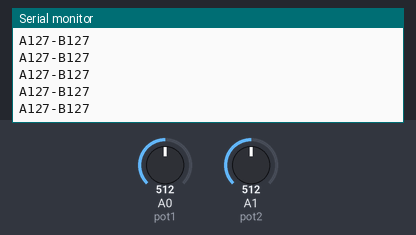
This sketch was run on a simulated Arduino Uno, built with avr-gcc and run on an emulated ATmega328P. Parts: the last lines printed to the serial monitor. Inputs (shaded band) come from the test bench; at power-on: A1 (pot2) = 512, A0 (pot1) = 512.

Above: at 2.7 s.
2.8 s: A1 (pot2) set to 415
At 3.9 s:
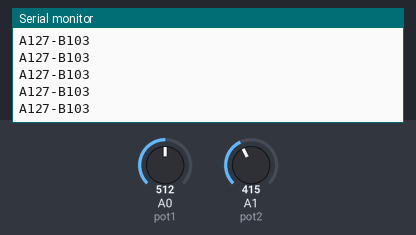
4.3 s: A1 (pot2) set to 387
At 4.9 s:
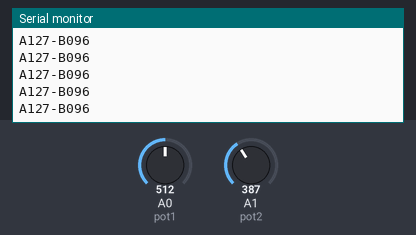
5.8 s: A0 (pot1) set to 410
At 6.5 s:
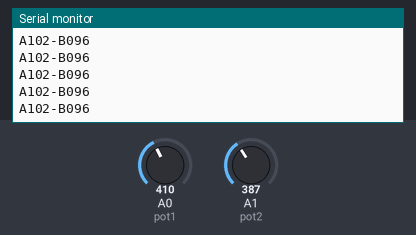
7.3 s: A0 (pot1) set to 394
At 8.1 s:
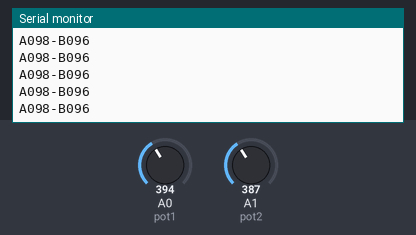
Timing chart, 0 to 10.3 s (numbered marks = the images above; inputs shaded):
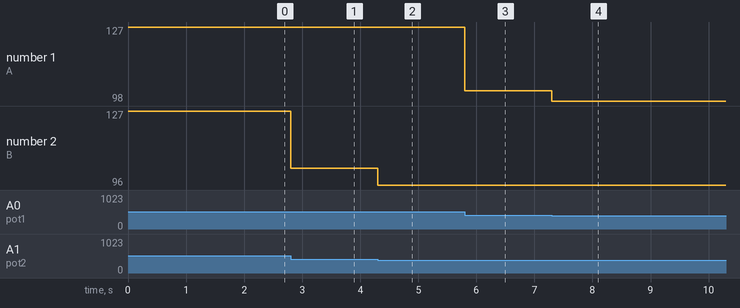

The sketch:

arduino.ino
```cpp
#include <stdlib.h>
#include <string.h>

int pot1 = A0;
int pot2 = A1;

int read1;
int read2;

char entry1[5];
char entry2[5];

char out_string[15];

int i;

void setup() {
  // put your setup code here, to run once:
  Serial.begin(38400);
}

void loop() {

  //while(!Serial.available());


  read1 = map(analogRead(pot1), 0, 1023, 0, 255);
  read2 = map(analogRead(pot2), 0, 1023, 0, 255);

  sprintf(entry1, "%d", read1);
  sprintf(entry2, "%d", read2);


  sprintf(out_string, "A%3s-B%3s", entry1, entry2);
  for(i = 1; i < 4; i++)
  {
    if((out_string[i] < '0') || (out_string[i] > '9'))
    {
      out_string[i] = '0';
    }
  }
  for(i = 6; i < 8; i++)
  {
    if((out_string[i] < '0') || (out_string[i] > '9'))
    {
      out_string[i] = '0';
    }
  }

  //out_string[11] == '\n';
  //out_string[12] == '\0';

  Serial.println(out_string);

  delay(5);

  /*
  read1 = map(analogRead(pot1), 0, 1023, 0, 255);
  sprintf(entry1, "%d", read1);

  Serial.println(read1);

*/

}
```

Measured:
- after the input at 2.8 s, the serial monitor: prints a new line at once (image 1)
- after the input at 4.3 s, the serial monitor: prints a new line at once (image 2)
- after the input at 5.8 s, the serial monitor: prints a new line at once (image 3)
- after the input at 7.3 s, the serial monitor: prints a new line at once (image 4)
- plotted number 1: 127 → 102 after the input at 5.8 s, 102 → 98 after the input at 7.3 s
- plotted number 2: 127 → 103 after the input at 2.8 s, 103 → 96 after the input at 4.3 s
